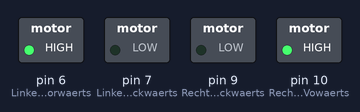
Bench run of a sketch on a simulated Arduino Uno, built with avr-gcc and run on an emulated ATmega328P. Shown: switched loads named in the sketch (green lamp = pin HIGH).

Above: at 0.5 s.
At 2.1 s:
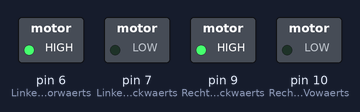
At 3.2 s:
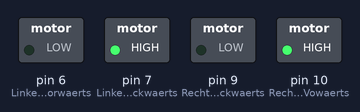
At 5.4 s:
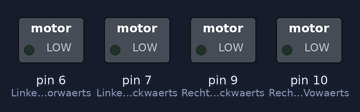
Timing chart, 0 to 7.7 s (numbered marks = the images above):
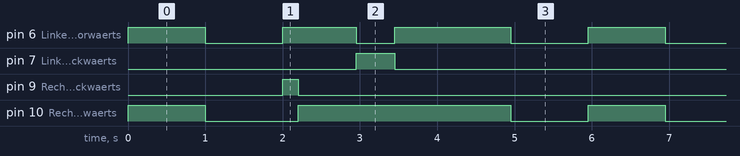

Measured:
- by itself, pin 6 (LinkerMotorVorwaerts): repeats every 6.0 s: LOW 1.0 s, HIGH 0.95 s, LOW 0.50 s, HIGH 1.5 s, LOW 1.0 s, HIGH 1.0 s
- by itself, pin 7 (LinkerMotorRueckwaerts): alternates HIGH for 0.50 s and LOW for 5.5 s
- by itself, pin 9 (RechterMotorRueckwaerts): alternates HIGH for 0.20 s and LOW for 5.8 s
- by itself, pin 10 (RechterMotorVowaerts): repeats every 6.0 s: LOW 1.2 s, HIGH 2.8 s, LOW 1.0 s, HIGH 1.0 s

The sketch:

Musterfahren.ino
```cpp
//Pins für den MotorDriver
const uint8_t LinkerMotorVorwaerts = 6;     //In2
const uint8_t LinkerMotorRueckwaerts = 7;   //In1
const uint8_t RechterMotorVowaerts = 10;    //In4
const uint8_t RechterMotorRueckwaerts = 9;  //In3

void setup() {
  //Init MotorDriver
  pinMode(LinkerMotorVorwaerts, OUTPUT);
  pinMode(LinkerMotorRueckwaerts, OUTPUT);
  pinMode(RechterMotorVowaerts, OUTPUT);
  pinMode(RechterMotorRueckwaerts, OUTPUT);

  //Motoren zum Start AUS
  digitalWrite(LinkerMotorVorwaerts, LOW);
  digitalWrite(LinkerMotorRueckwaerts, LOW);
  digitalWrite(RechterMotorVowaerts, LOW);
  digitalWrite(RechterMotorRueckwaerts, LOW);
}


void GeradeFahren() {
  digitalWrite(LinkerMotorVorwaerts, HIGH);
  digitalWrite(LinkerMotorRueckwaerts, LOW);
  digitalWrite(RechterMotorVowaerts, HIGH);
  digitalWrite(RechterMotorRueckwaerts, LOW);
}


void LinksFahren() {
  digitalWrite(LinkerMotorVorwaerts, LOW);
  digitalWrite(LinkerMotorRueckwaerts, HIGH);
  digitalWrite(RechterMotorVowaerts, HIGH);
  digitalWrite(RechterMotorRueckwaerts, LOW);
}


void RechtsFahren() {
  digitalWrite(LinkerMotorVorwaerts, HIGH);
  digitalWrite(LinkerMotorRueckwaerts, LOW);
  digitalWrite(RechterMotorVowaerts, LOW);
  digitalWrite(RechterMotorRueckwaerts, HIGH);
}


void StoppFahren() {
  digitalWrite(LinkerMotorVorwaerts, LOW);
  digitalWrite(LinkerMotorRueckwaerts, LOW);
  digitalWrite(RechterMotorVowaerts, LOW);
  digitalWrite(RechterMotorRueckwaerts, LOW);
}

void loop() {
  GeradeFahren();
  delay(1000);
  StoppFahren();
  delay(1000);
  RechtsFahren();
  delay(200);
  GeradeFahren();
  delay(750);
  LinksFahren();
  delay(500);
  GeradeFahren();
  delay(1500);
  StoppFahren();
  delay(1000);

}
```
